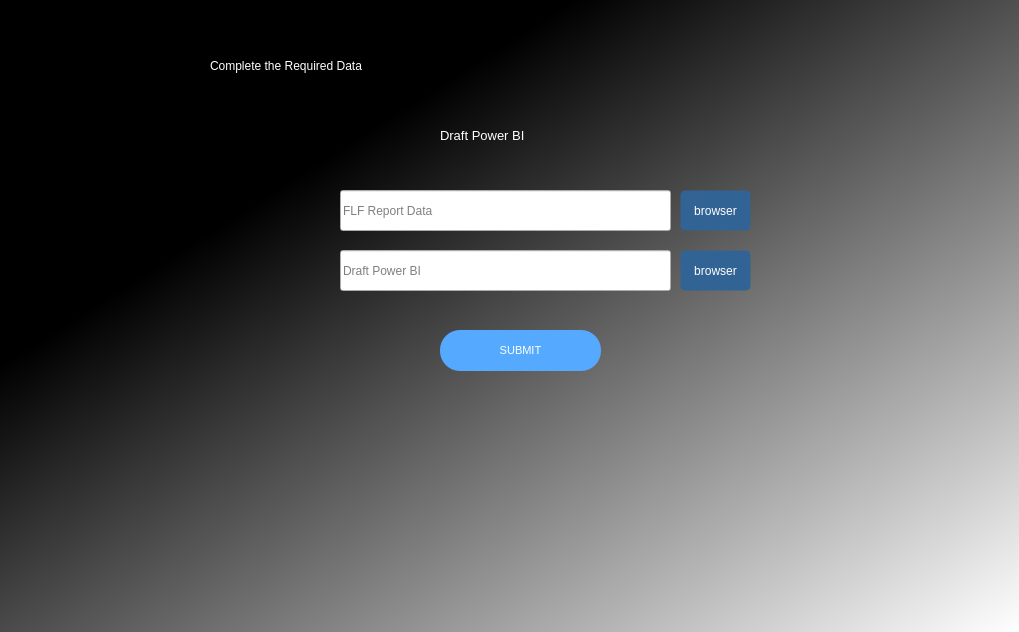
<?xml version="1.0" encoding="UTF-8"?>
<ui version="4.0">
 <class>mainWindow</class>
 <widget class="QDialog" name="mainWindow">
  <property name="geometry">
   <rect>
    <x>0</x>
    <y>0</y>
    <width>1019</width>
    <height>632</height>
   </rect>
  </property>
  <property name="windowTitle">
   <string>Dialog</string>
  </property>
  <property name="styleSheet">
   <string notr="true">#mainWindow {
    border-image: url(:/img/bg.png) 0 0 0 0 stretch stretch;
}
QWidget#mainWindow{
background-color: qlineargradient(spread:pad, x1:0.274, y1:0.295, x2:1, y2:1, stop:0 rgba(0, 0, 0, 255), stop:1 rgba(255, 255, 255, 255));}

</string>
  </property>
  <widget class="QLabel" name="label">
   <property name="geometry">
    <rect>
     <x>210</x>
     <y>20</y>
     <width>601</width>
     <height>91</height>
    </rect>
   </property>
   <property name="styleSheet">
    <string notr="true">font: 28pt &quot;MS Shell Dlg 2&quot;;color:rgb(255, 255, 255)</string>
   </property>
   <property name="text">
    <string>Complete the Required Data</string>
   </property>
  </widget>
  <widget class="QLabel" name="label_2">
   <property name="geometry">
    <rect>
     <x>440</x>
     <y>120</y>
     <width>161</width>
     <height>31</height>
    </rect>
   </property>
   <property name="font">
    <font>
     <family>MS Shell Dlg 2</family>
     <pointsize>10</pointsize>
     <weight>9</weight>
     <italic>false</italic>
     <bold>false</bold>
    </font>
   </property>
   <property name="styleSheet">
    <string notr="true">color: rgb(255, 255, 255); font: 75 10pt &quot;MS Shell Dlg 2&quot;;
</string>
   </property>
   <property name="text">
    <string>Draft Power BI</string>
   </property>
  </widget>
  <widget class="QPushButton" name="pushButton">
   <property name="geometry">
    <rect>
     <x>440</x>
     <y>330</y>
     <width>161</width>
     <height>41</height>
    </rect>
   </property>
   <property name="font">
    <font>
     <family>MS Shell Dlg 2</family>
     <pointsize>8</pointsize>
     <weight>9</weight>
     <italic>false</italic>
     <bold>false</bold>
    </font>
   </property>
   <property name="styleSheet">
    <string notr="true">border-radius:20px;
background-color: rgb(85, 170, 255);
font: 75 8pt &quot;MS Shell Dlg 2&quot;; color: rgb(255, 255, 255);
</string>
   </property>
   <property name="text">
    <string>SUBMIT</string>
   </property>
  </widget>
  <widget class="QPushButton" name="pushButton_3">
   <property name="geometry">
    <rect>
     <x>680</x>
     <y>250</y>
     <width>71</width>
     <height>41</height>
    </rect>
   </property>
   <property name="sizePolicy">
    <sizepolicy hsizetype="Fixed" vsizetype="Fixed">
     <horstretch>0</horstretch>
     <verstretch>0</verstretch>
    </sizepolicy>
   </property>
   <property name="styleSheet">
    <string notr="true">/* Base */
QPushButton {
    border-radius: 5px;
    border: 1px solid transparent;   /* biar ukuran tidak loncat */
    padding: 4px;

   
	font: 600 8pt &quot;Segoe UI&quot;;
    color: rgb(255, 255, 255);
    background-color: rgb(49, 99, 148);   /* #316394 */
}

/* Muncul border hanya ketika ditekan */
QPushButton:pressed {
    border-color: #888;
    background-color: rgb(44, 88, 132);   /* sedikit lebih gelap */
}

/* Jika mau juga saat di-hover, buka komentar di bawah */
// QPushButton:hover {
//     border-color: #888;
// }
</string>
   </property>
   <property name="text">
    <string>browser</string>
   </property>
  </widget>
  <widget class="QLineEdit" name="fileLineEdit_2">
   <property name="geometry">
    <rect>
     <x>340</x>
     <y>250</y>
     <width>331</width>
     <height>41</height>
    </rect>
   </property>
   <property name="sizePolicy">
    <sizepolicy hsizetype="Expanding" vsizetype="Fixed">
     <horstretch>0</horstretch>
     <verstretch>0</verstretch>
    </sizepolicy>
   </property>
   <property name="styleSheet">
    <string notr="true">QLineEdit {
    border: 1px solid #888;
    border-radius: 4px;
    padding: 4px;
}
border-radius: 5px;</string>
   </property>
   <property name="placeholderText">
    <string>Draft Power BI</string>
   </property>
   <property name="clearButtonEnabled">
    <bool>true</bool>
   </property>
  </widget>
  <widget class="QLineEdit" name="fileLineEdit">
   <property name="geometry">
    <rect>
     <x>340</x>
     <y>190</y>
     <width>331</width>
     <height>41</height>
    </rect>
   </property>
   <property name="sizePolicy">
    <sizepolicy hsizetype="Expanding" vsizetype="Fixed">
     <horstretch>0</horstretch>
     <verstretch>0</verstretch>
    </sizepolicy>
   </property>
   <property name="styleSheet">
    <string notr="true">QLineEdit {
    border: 1px solid #888;
    border-radius: 4px;
    padding: 4px;
}
border-radius: 5px;</string>
   </property>
   <property name="placeholderText">
    <string>FLF Report Data</string>
   </property>
   <property name="clearButtonEnabled">
    <bool>true</bool>
   </property>
  </widget>
  <widget class="QPushButton" name="pushButton_2">
   <property name="geometry">
    <rect>
     <x>680</x>
     <y>190</y>
     <width>71</width>
     <height>41</height>
    </rect>
   </property>
   <property name="sizePolicy">
    <sizepolicy hsizetype="Fixed" vsizetype="Fixed">
     <horstretch>0</horstretch>
     <verstretch>0</verstretch>
    </sizepolicy>
   </property>
   <property name="mouseTracking">
    <bool>false</bool>
   </property>
   <property name="autoFillBackground">
    <bool>false</bool>
   </property>
   <property name="styleSheet">
    <string notr="true">/* Base */
QPushButton {
    border-radius: 5px;
    border: 1px solid transparent;   /* biar ukuran tidak loncat */
    padding: 4px;


	font: 600 8pt &quot;Segoe UI&quot;;
    color: rgb(255, 255, 255);
    background-color: rgb(49, 99, 148);   /* #316394 */
}

/* Muncul border hanya ketika ditekan */
QPushButton:pressed {
    border-color: #888;
    background-color: rgb(44, 88, 132);   /* sedikit lebih gelap */
}

/* Jika mau juga saat di-hover, buka komentar di bawah */
// QPushButton:hover {
//     border-color: #888;
// }
</string>
   </property>
   <property name="text">
    <string>browser</string>
   </property>
   <property name="checkable">
    <bool>false</bool>
   </property>
  </widget>
 </widget>
 <resources>
  <include location="resources.qrc"/>
 </resources>
 <connections/>
</ui>
